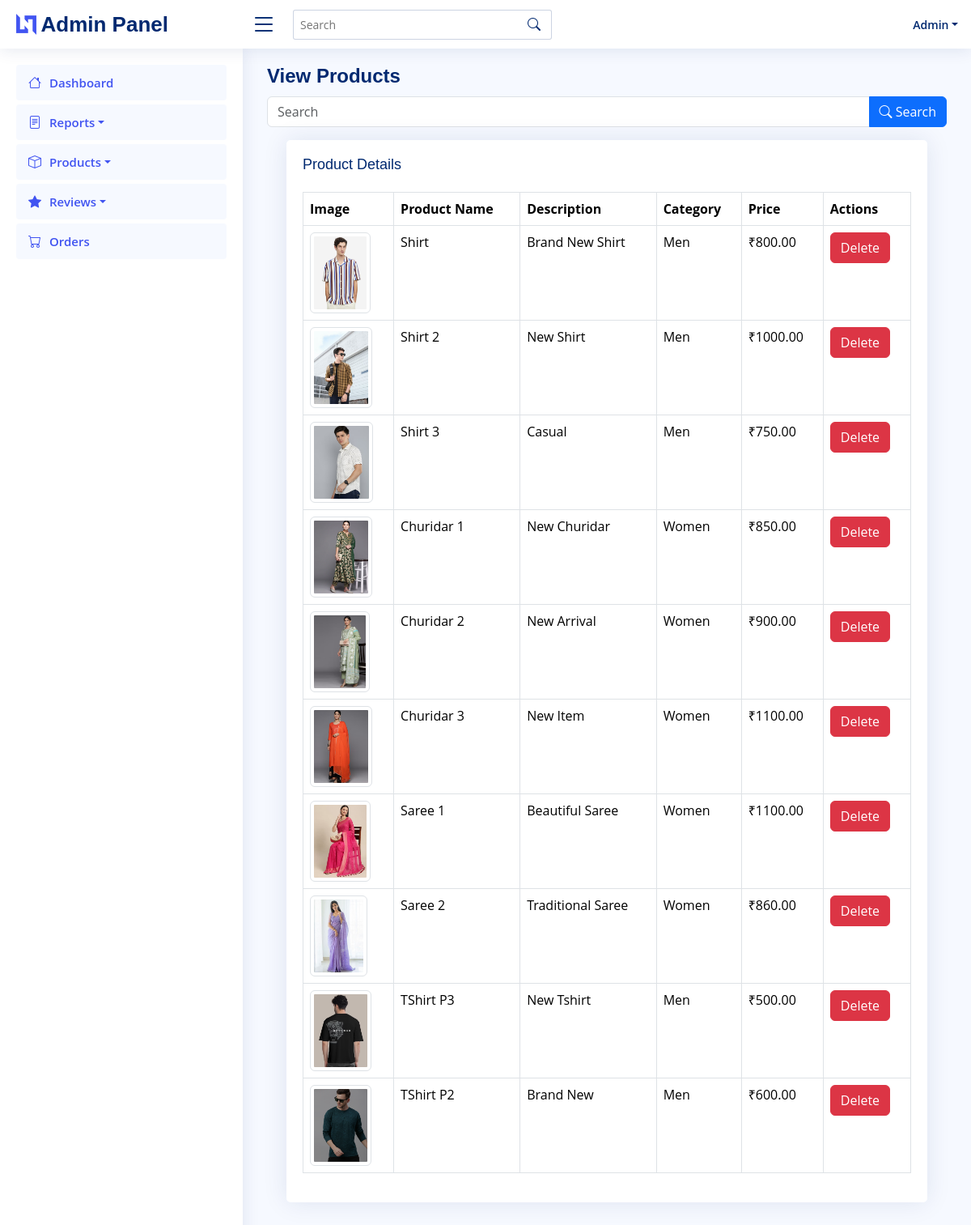
Page /view_products/ on the committed database.
### finer/models.py (models this page shows, shortened)
class Product(models.Model):
    name = models.CharField(max_length=255)
    description = models.TextField()
    category = models.CharField(max_length=255)
    subtype = models.CharField(max_length=255, blank=True, null=True)
    image = models.ImageField(upload_to='product_images/', null=True, blank=True)
    price = models.DecimalField(max_digits=10, decimal_places=2)

### finer/views.py (the view, shortened to what this page needs)
# urls.py: path('view_products/', views.view_products, name='view_products'),
def view_products(request):
    search_query = request.GET.get('search', '')
    products = Product.objects.filter(
        Q(name__icontains=search_query) |
        Q(description__icontains=search_query) |
        Q(category__icontains=search_query)
    )
    return render(request, 'view_products.html', {'products': products})

### finer/templates/view_products.html (shortened to what this page needs)
{% load static %}
<!DOCTYPE html>
<html lang="en">
<head>
<link href="{% static 'assets/vendor/bootstrap/css/bootstrap.min.css' %}" rel="stylesheet">
<link href="{% static 'assets/vendor/bootstrap-icons/bootstrap-icons.css' %}" rel="stylesheet">
<link href="{% static 'assets/vendor/boxicons/css/boxicons.min.css' %}" rel="stylesheet">
<link href="{% static 'assets/vendor/quill/quill.snow.css' %}" rel="stylesheet">
<link href="{% static 'assets/vendor/quill/quill.bubble.css' %}" rel="stylesheet">
<link href="{% static 'assets/vendor/remixicon/remixicon.css' %}" rel="stylesheet">
<link href="{% static 'assets/vendor/simple-datatables/style.css' %}" rel="stylesheet">
<link href="{% static 'assets/css/style.css' %}" rel="stylesheet">
</head>
<body>
  <header id="header" class="header fixed-top d-flex align-items-center">
    <div class="d-flex align-items-center justify-content-between">
      <a href="index.html" class="logo d-flex align-items-center">
        <img src="{% static 'assets/img/logo.png' %}" alt="">
        <span class="d-none d-lg-block">Admin Panel </span>
      </a>
      <i class="bi bi-list toggle-sidebar-btn"></i>
    </div>
    <div class="search-bar">
      <form class="search-form d-flex align-items-center" method="POST" action="#">
        <input type="text" name="query" placeholder="Search" title="Enter search keyword">
        <button type="submit" title="Search"><i class="bi bi-search"></i></button>
      </form>
    </div>
    <nav class="header-nav ms-auto">
      <ul class="d-flex align-items-center">
        <li class="nav-item dropdown">
        <li class="nav-item dropdown pe-3">
          <a class="nav-link nav-profile d-flex align-items-center pe-0" href="#" data-bs-toggle="dropdown">
            <span class="d-none d-md-block dropdown-toggle ps-2">Admin</span>
          </a>
        </li>
      </ul>
    </nav>
  </header>
  <aside id="sidebar" class="sidebar">
    <ul class="sidebar-nav" id="sidebar-nav">
    <li class="nav-item">
  <a class="nav-link" href="{%url 'admin_home' %}">
    <i class="bi bi-house"></i>
    <span>Dashboard</span>
  </a>
</li>
<li class="nav-item">
  <a class="nav-link dropdown-toggle" href="#" role="button" data-bs-toggle="dropdown" aria-haspopup="true" aria-expanded="false">
    <i class="bi bi-file-text"></i>
    <span>Reports</span>
  </a>
</li>
<li class="nav-item">
  <a class="nav-link dropdown-toggle" href="#" role="button" data-bs-toggle="dropdown" aria-haspopup="true" aria-expanded="false" id="products-link">
    <i class="bi bi-box"></i>
    <span>Products</span>
  </a>
</li>
<li class="nav-item">
  <a class="nav-link dropdown-toggle" href="#" role="button" data-bs-toggle="dropdown" aria-haspopup="true" aria-expanded="false" id="products-link">
    <i class="bi bi-star-fill"></i>
    <span>Reviews</span>
  </a>
</li>
<li class="nav-item">
  <a class="nav-link" href="{% url 'view_orders' %}">
    <i class="bi bi-cart"></i>
    <span>Orders</span>
  </a>
</li>
</aside>
    <main id="main" class="main">
      <div class="pagetitle">
        <h1>View Products</h1>
      </div>
      <section class="section registered-users">
        <div class="row">
          <div class="col-lg-12">
            <form class="search-form mb-3" method="GET" action="{% url 'view_products' %}">
              <div class="input-group">
                <input type="text" name="search" class="form-control" placeholder="Search" title="Enter search keyword" value="{{ request.GET.search }}">
                <button type="submit" class="btn btn-primary"><i class="bi bi-search"></i> Search</button>
              </div>
            </form>
          </div>
        </div>
        <div class="container-fluid">
        <div class="container-fluid">
          <div class="row">
            <div class="col-lg-12 mb-4">
              <div class="card">
                <div class="card-body">
                  <h5 class="card-title">Product Details</h5>
                  <div class="table-responsive">
                    <table class="table table-bordered">
                      <thead>
                        <tr>
                          <th>Image</th>
                          <th>Product Name</th>
                          <th>Description</th>
                          <th>Category</th>
                          <th>Price</th>
                          <th>Actions</th>
                        </tr>
                      </thead>
                      <tbody>
                        {% for product in products %}
                            <tr>
                                <td>
                                    {% if product.image %}
                                        <img src="{{ product.image.url }}" alt="{{ product.name }}"
                                            class="img-thumbnail" style="max-width: 300px; max-height: 100px;">
                                    {% else %}
                                        No image available
                                    {% endif %}
                                </td>
                                <td>{{ product.name }}</td>
                                <td>{{ product.description }}</td>
                                <td>{{ product.category }}</td>
                                <td>₹{{ product.price }}</td>
                                <td>
                                    <form method="post" action="{% url 'delete_product' product.id %}">
                                        <button type="submit" class="btn btn-danger">Delete</button>
                                    </form>
                                </td>
                            </tr>
                        {% endfor %}
                    </tbody>
                    </table>
                  </div>
                </div>
              </div>
            </div>
          </div>
        </div>
      </section>
</body>
</html>

### finer/static/assets/css/style.css (style rules this page uses)
:root { scroll-behavior: smooth; }
body { font-family: "Open Sans", sans-serif; background: #f6f9ff; color: #444444; }
a { color: #4154f1; text-decoration: none; }
h1, h2, h3, h4, h5, h6 { font-family: "Nunito", sans-serif; }
#main { margin-top: 60px; padding: 20px 30px; transition: all 0.3s; }
.pagetitle { margin-bottom: 10px; }
.pagetitle h1 { font-size: 24px; margin-bottom: 0; font-weight: 600; color: #012970; }
.card { margin-bottom: 30px; border: none; border-radius: 5px; box-shadow: 0px 0 30px rgba(1, 41, 112, 0.1); }
.card-title { padding: 20px 0 15px 0; font-size: 18px; font-weight: 500; color: #012970; font-family: "Poppins", sans-serif; }
.card-body { padding: 0 20px 20px 20px; }
.logo { line-height: 1; }
@media (min-width: 1200px) { .logo { width: 280px; } }
.logo img { max-height: 26px; margin-right: 6px; }
.logo span { font-size: 26px; font-weight: 700; color: #012970; font-family: "Nunito", sans-serif; }
.header { transition: all 0.5s; z-index: 997; height: 60px; box-shadow: 0px 2px 20px rgba(1, 41, 112, 0.1); background-color: #fff; padding-left: 20px; }
.header .toggle-sidebar-btn { font-size: 32px; padding-left: 10px; cursor: pointer; color: #012970; }
.header .search-bar { min-width: 360px; padding: 0 20px; }
.header .search-form { width: 100%; }
.header .search-form input { border: 0; font-size: 14px; color: #012970; border: 1px solid rgba(1, 41, 112, 0.2); padding: 7px 38px 7px 8px; border-radius: 3px; transition: 0.3s; width: 100%; }
.header .search-form button { border: 0; padding: 0; margin-left: -30px; background: none; }
.header .search-form button i { color: #012970; }
.header-nav ul { list-style: none; }
.header-nav>ul { margin: 0; padding: 0; }
.header-nav .nav-profile { color: #012970; }
.header-nav .nav-profile span { font-size: 14px; font-weight: 600; }
.sidebar { position: fixed; top: 60px; left: 0; bottom: 0; width: 300px; z-index: 996; transition: all 0.3s; padding: 20px; overflow-y: auto; scrollbar-width: thin; scrollbar-color: #aab7cf transparent; box-shadow: 0px 0px 20px rgba(1, 41, 112, 0.1); background-color: #fff; }
@media (min-width: 1200px) { #main, #footer { margin-left: 300px; } }
.sidebar-nav { padding: 0; margin: 0; list-style: none; }
.sidebar-nav li { padding: 0; margin: 0; list-style: none; }
.sidebar-nav .nav-item { margin-bottom: 5px; }
.sidebar-nav .nav-link { display: flex; align-items: center; font-size: 15px; font-weight: 600; color: #4154f1; transition: 0.3; background: #f6f9ff; padding: 10px 15px; border-radius: 4px; }
.sidebar-nav .nav-link i { font-size: 16px; margin-right: 10px; color: #4154f1; }

### rows in the picture
Product: image (picture), name "Shirt", description "Brand New Shirt", category "Men", price "800.00"
Product: image (picture), name "Shirt 2", description "New Shirt", category "Men", price "1000.00"
Product: image (picture), name "Shirt 3", description "Casual", category "Men", price "750.00"
Product: image (picture), name "Churidar 1", description "New Churidar", category "Women", price "850.00"
Product: image (picture), name "Churidar 2", description "New Arrival", category "Women", price "900.00"
Product: image (picture), name "Churidar 3", description "New Item", category "Women", price "1100.00"
Product: image (picture), name "Saree 1", description "Beautiful Saree", category "Women", price "1100.00"
Product: image (picture), name "Saree 2", description "Traditional Saree", category "Women", price "860.00"
Product: image (picture), name "TShirt P3", description "New Tshirt", category "Men", price "500.00"
Product: image (picture), name "TShirt P2", description "Brand New", category "Men", price "600.00"
